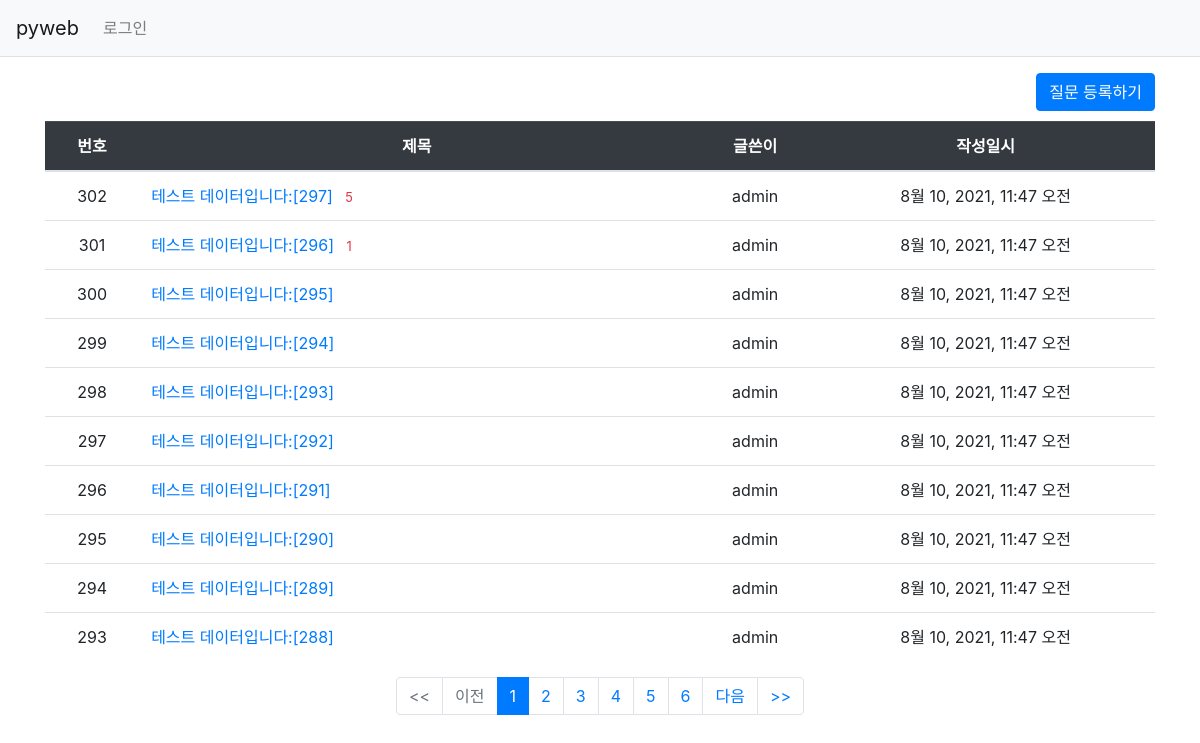
Page /pyweb/ on the committed database.
### pyweb/models.py (models this page shows, shortened)
class Question(models.Model):
    author = models.ForeignKey(User, on_delete=models.CASCADE)
    subject = models.CharField(max_length=200)
    content = models.TextField()
    create_date = models.DateTimeField()
    modify_date = models.DateTimeField(null=True, blank=True)

### pyweb/views/base_views.py (the view)
# urls.py: path('', base_views.index, name='index'),
def index(request):
    page = request.GET.get('page', '1') # page
    question_list = Question.objects.order_by('-create_date')
    paginator = Paginator(question_list, 10) # 페이지당 10개씩 보여주기
    page_obj = paginator.get_page(page)
    context = {'question_list': page_obj}
    return render(request, 'pyweb/question_list.html', context)

### pyweb/templatetags/pyweb_filter.py (called while the page is built)
@register.filter
def sub(value, arg):
    return value - arg

### templates/pyweb/question_list.html
{% extends 'base.html' %}
{% load pyweb_filter %}
{% block content %}
<div class="container my-3">
    <table class="table">
        <a href="{% url 'pyweb:question_create' %}" class="btn btn-primary" style="margin-bottom:10px; float:right">질문 등록하기</a>
        <thread>
            <tr class="text-center thead-dark">
                <th>번호</th>
                <th style="width:50%">제목</th>
                <th>글쓴이</th>
                <th>작성일시</th>
            </tr>
        </thread>
        <tbody>
        {% if question_list %}
        {% for question in question_list %}
        <tr class="text-center">
            <td>
                {{ question_list.paginator.count|sub:question_list.start_index|sub:forloop.counter0|add:1}}
            </td>
            <td class="text-left">
                <a href="{% url 'pyweb:detail' question.id %}">{{ question.subject }}</a>
                {% if question.answer_set.count > 0 %}
                <span class="text-danger small ml-2">{{ question.answer_set.count }}</span>
                {% endif %}
            </td>
            <td>{{ question.author.username }}</td>
            <td>{{ question.create_date }}</td>
        </tr>
        {% endfor %}
        {% else %}
        <tr>
            <td colspan="3">질문이 없습니다.</td>
        </tr>
        {% endif %}
        </tbody>
    </table>
    <ul class="pagination justify-content-center">
        {% if question_list.has_previous %}
        <li class="page-item">
            <a class="page-link" href="?page=1"><<</a>
        </li>
        {% else %}
        <li class="page-item disabled">
            <a class="page-link" tabindex="-1" aria-disabled="true" href="#"><<</a>
        </li>
        {% endif %}
        {% if question_list.has_previous %}
        <li class="page-item">
            <a class="page-link" href="?page={{ question_list.previous_page_number }}">이전</a>
        </li>
        {% else %}
        <li class="page-item disabled">
            <a class="page-link" tabindex="-1" aria-disabled="true" href="#">이전</a>
        </li>
        {% endif %}
        {% for page_number in question_list.paginator.page_range %}
        {% if page_number >= question_list.number|add:-5 and page_number <= question_list.number|add:5 %}
            {% if page_number == question_list.number %}
            <li class="page-item active" aria-current="page">
                <a class="page-link" href="?page={{ page_number }}">{{ page_number }}</a>
            </li>
            {% else %}
            <li class="page-item">
                <a class="page-link" href="?page={{ page_number }}">{{ page_number }}</a>
            </li>
            {% endif %}
        {% endif %}
        {% endfor %}
        {% if question_list.has_next %}
        <li class="page-item">
            <a class="page-link" href="?page={{ question_list.next_page_number }}">다음</a>
        </li>
        {% else %}
        <li class="page_item disabled">
            <a class="page-link" tabindex="-1" aria-disabled="true" href="#">다음</a>
        </li>
        {% endif %}
        {% if question_list.has_next %}
        <li class="page-item">
            <a class="page-link" href="?page={{ question_list.paginator.num_pages }}">>></a>
        </li>
        {% else %}
        <li class="page-item disabled">
            <a class="page-link" tabindex="-1" aria-disabled="true" href="#">>></a>
        </li>
        {% endif %}
    </ul>
</div>
{% endblock %}

### templates/base.html (shortened to what this page needs)
{% load static %}
<!doctype html>
<html lang="ko">
<head>
    <link rel="stylesheet" type="text/css" href="{% static 'bootstrap.min.css' %}">
    <link rel="stylesheet" type="text/css" href="{% static 'style.css' %}">
</head>
<body>
{% include "navbar.html" %}
{% block content %}
{% endblock %}
</body>
</html>

### templates/navbar.html (shortened to what this page needs)
<nav class="navbar navbar-expand-lg navbar-light bg-light border-bottom">
    <a class="navbar-brand" href="{% url 'pyweb:index' %}">pyweb</a>
    <div class="collapse navbar-collapse flex-grow-0" id="navbarNav">
        <ul class="navbar-nav">
            <li class="navbar-item">
                {% if user.is_authenticated %}
                    <a class ="nav-link" href="{% url 'common:logout' %}">{{user.username}} (로그아웃)</a>
                {% else %}
                    <a class="nav-link" href="{% url 'common:login' %}">로그인</a>
                {% endif %}
            </li>
        </ul>
    </div>
</nav>

### rows in the picture
Question: paginator.count|sub "302", subject "테스트 데이터입니다:[297]", answer_set.count "5", author.username "admin", create_date "8월 10, 2021, 11:47 오전"
Question: paginator.count|sub "301", subject "테스트 데이터입니다:[296]", answer_set.count "1", author.username "admin", create_date "8월 10, 2021, 11:47 오전"
Question: paginator.count|sub "300", subject "테스트 데이터입니다:[295]", author.username "admin", create_date "8월 10, 2021, 11:47 오전"
Question: paginator.count|sub "299", subject "테스트 데이터입니다:[294]", author.username "admin", create_date "8월 10, 2021, 11:47 오전"
Question: paginator.count|sub "298", subject "테스트 데이터입니다:[293]", author.username "admin", create_date "8월 10, 2021, 11:47 오전"
Question: paginator.count|sub "297", subject "테스트 데이터입니다:[292]", author.username "admin", create_date "8월 10, 2021, 11:47 오전"
Question: paginator.count|sub "296", subject "테스트 데이터입니다:[291]", author.username "admin", create_date "8월 10, 2021, 11:47 오전"
Question: paginator.count|sub "295", subject "테스트 데이터입니다:[290]", author.username "admin", create_date "8월 10, 2021, 11:47 오전"
Question: paginator.count|sub "294", subject "테스트 데이터입니다:[289]", author.username "admin", create_date "8월 10, 2021, 11:47 오전"
Question: paginator.count|sub "293", subject "테스트 데이터입니다:[288]", author.username "admin", create_date "8월 10, 2021, 11:47 오전"

### other values in the picture
{{ page_number }} "1"
{{ page_number }} "2" "3" "4" "5" "6"
